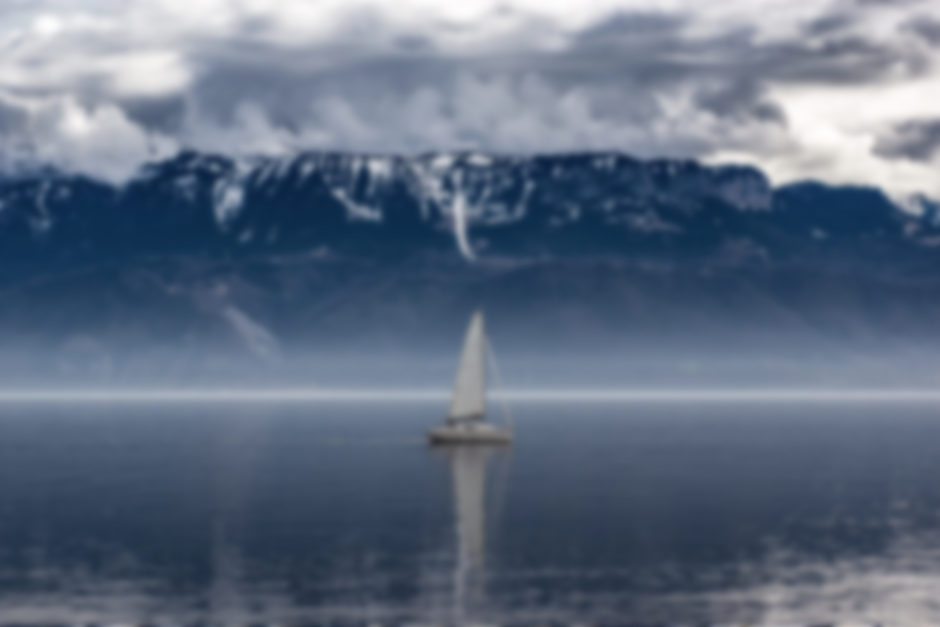
#> input picture STAr/images/pexels-photo-611328.jpg, 1880 x 1253 px (shown at 1/2 size)
$ python lk_track.py ../../STAr/images/pexels-photo-611328.jpg
#> lines starting #> are read from the running program, lines starting #| are printed output that depends on the picture
### develop/Detector/video.py
#!/usr/bin/env python

'''
Video capture sample.

Sample shows how VideoCapture class can be used to acquire video
frames from a camera of a movie file. Also the sample provides
an example of procedural video generation by an object, mimicking
the VideoCapture interface (see Chess class).

'create_capture' is a convenience function for capture creation,
falling back to procedural video in case of error.

Usage:
    video.py [--shotdir <shot path>] [source0] [source1] ...'

    sourceN is an
     - integer number for camera capture
     - name of video file
     - synth:<params> for procedural video

Synth examples:
    synth:bg=../data/lena.jpg:noise=0.1
    synth:class=chess:bg=../data/lena.jpg:noise=0.1:size=640x480

Keys:
    ESC    - exit
    SPACE  - save current frame to <shot path> directory

'''

# Python 2/3 compatibility
from __future__ import print_function

import numpy as np
from numpy import pi, sin, cos

import cv2 as cv

# built-in modules
from time import clock

# local modules
from tst_scene_render import TestSceneRender
import common

class VideoSynthBase(object):
    # [14 lines left out: function __init__, not called in this run]

    def render(self, dst):
        pass

    # [15 lines left out: function read, not called in this run]

    def isOpened(self):
        return True

class Book(VideoSynthBase):
    # [11 lines left out: functions __init__, read, not called in this run]

class Cube(VideoSynthBase):
    def __init__(self, **kw):
        super(Cube, self).__init__(**kw)
        self.render = TestSceneRender(cv.imread('../data/pca_test1.jpg'), deformation = True,  speed = 1)

    # [5 lines left out: function read, not called in this run]

class Chess(VideoSynthBase):
    # [45 lines left out: functions __init__, draw_quads, render, not called in this run]


classes = dict(chess=Chess, book=Book, cube=Cube)

presets = dict(
    empty = 'synth:',
    lena = 'synth:bg=../data/lena.jpg:noise=0.1',
    chess = 'synth:class=chess:bg=../data/lena.jpg:noise=0.1:size=640x480',
    book = 'synth:class=book:bg=../data/graf1.png:noise=0.1:size=640x480',
    cube = 'synth:class=cube:bg=../data/pca_test1.jpg:noise=0.0:size=640x480'
)


def create_capture(source = 0, fallback = presets['chess']):
    '''source: <int> or '<int>|<filename>|synth [:<param_name>=<value> [:...]]'
    '''
    source = str(source).strip()
    chunks = source.split(':')
    # handle drive letter ('c:', ...)
    if len(chunks) > 1 and len(chunks[0]) == 1 and chunks[0].isalpha():
        chunks[1] = chunks[0] + ':' + chunks[1]
        del chunks[0]

    source = chunks[0]
    try: source = int(source)
    except ValueError: pass
    params = dict( s.split('=') for s in chunks[1:] )

    cap = None
    if source == 'synth':
        Class = classes.get(params.get('class', None), VideoSynthBase)
        try: cap = Class(**params)
        except: pass
    else:
        cap = cv.VideoCapture(source)
        if 'size' in params:
            w, h = map(int, params['size'].split('x'))
            cap.set(cv.CAP_PROP_FRAME_WIDTH, w)
            cap.set(cv.CAP_PROP_FRAME_HEIGHT, h)
    if cap is None or not cap.isOpened():
        print('Warning: unable to open video source: ', source)
        if fallback is not None:
            return create_capture(fallback, None)
    return cap

# [30 lines that do not run on import are left out]

### develop/Detector/utils/log_helper.py
from datetime import datetime


class Log:
    def __init__(self, log_type=".log", log_data=[]):
        self.file_name = datetime.now().strftime("%Y-%m-%d_%H-%M-%S") + log_type
        self.log_buffer = log_data
        self.log_add("Running Time:" + datetime.now().strftime("%Y-%m-%d %H:%M:%S"))

    def log_add(self, content):
        with open(self.file_name, 'a') as file:
            file.write(str(content))
            file.write("\n\n")
        self.log_buffer = []

    # [5 lines left out: function log_rewrite, not called in this run]

### develop/Detector/lk_track.py
#!/usr/bin/env python

'''
Lucas-Kanade tracker
====================

Lucas-Kanade sparse optical flow demo. Uses goodFeaturesToTrack
for track initialization and back-tracking for match verification
between frames.

Usage
-----
lk_track.py [<video_source>]


Keys
----
ESC - exit
'''

# Python 2/3 compatibility
from __future__ import print_function

import numpy as np
import cv2 as cv
import video
import utils.log_helper as log_helper
from common import anorm2, draw_str, get_velocity, draw_velocity_arrowedline


# Parameters for lucas kanade optical flow
lk_params = dict( winSize  = (15, 15),
                  maxLevel = 2,
                  criteria = (cv.TERM_CRITERIA_EPS | cv.TERM_CRITERIA_COUNT, 10, 0.03))

# Parameters for corner detection
feature_params = dict( maxCorners = 500,
                       qualityLevel = 0.3,
                       minDistance = 7,
                       blockSize = 7 )

class App:
    def __init__(self, video_src):
        """
        Optical flow initiation
        :param  video_src: the path of video source
        :datafield  self.track_len: \n
                    self.detect_interval: frequency of finding feature points \n
                    self.tracks: tracking points \n
                    self.cam: video instance obtained from video_src \n
                    self.frame_idx: \n
                    self.log_velocity: log_helper.Log instance that records velocity \n
                    self.log_feature_points: log_helper.Log instance that records feature points \n
                    self.point_color: color of the feature point, BGR pattern \n
                    self.trace_color: color of the trace, BGR pattern \n
                    self.velocity_params: the parameters of velocity lines
                                            color: the color of velocity lines
                                            scale: the ratio of arrowed line and displacement
                                            thickness: the thickness of velocity lines
                                            line_type: determine how the line will be drawn on the image
        """
        self.track_len = 10
        self.detect_interval = 5
        self.tracks = []
        self.cam = video.create_capture(video_src)
        self.frame_idx = 0
        self.log_velocity = log_helper.Log(".velocity_log")
        self.log_feature_points = log_helper.Log(".points_log")
        self.point_color = (0, 255, 0)
        self.trace_color = (0, 255, 0)
        self.downstream_velocity_params = dict(color=(0, 0, 255),
                                    scale=10,
                                    thickness=1,
                                    line_type=cv.LINE_AA)
        self.upstream_velocity_params = dict(color=(255, 0, 0),
                                    scale=10,
                                    thickness=1,
                                    line_type=cv.LINE_AA)

    def run(self):
        while True:
            _ret, frame = self.cam.read()
#> frame is the input picture: shape (1253, 1880, 3); mean B, G, R 129.7, 110.2, 96.6

            # avoid crashing if frame not found
            if _ret:
                frame_gray = cv.cvtColor(frame, cv.COLOR_BGR2GRAY)
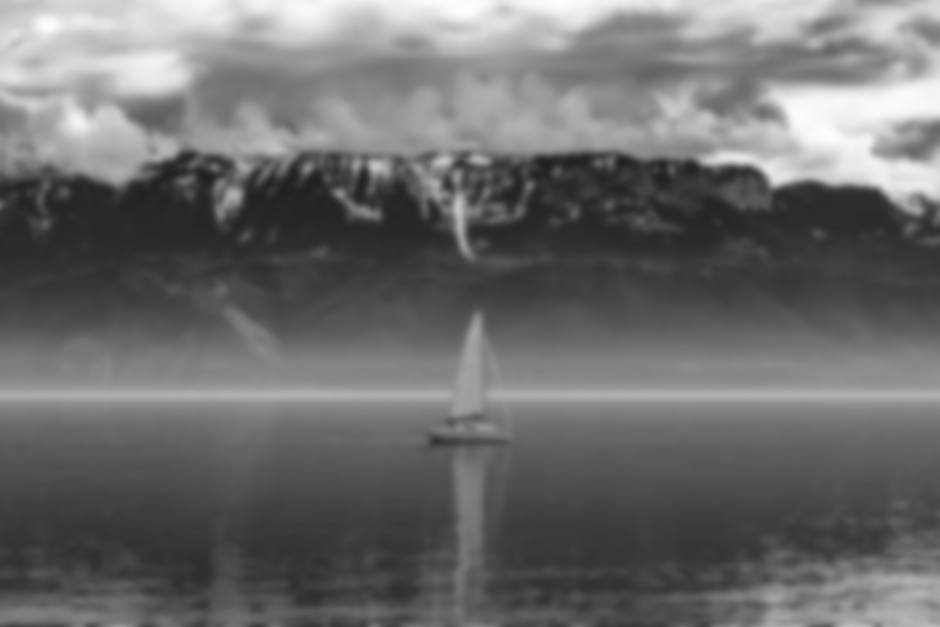
#> frame_gray: shape (1253, 1880) (shown at 1/2 size); min 30, max 254, mean 108.4
            else:
                continue
            vis = frame.copy()

            if len(self.tracks) > 0:
                img0, img1 = self.prev_gray, frame_gray
                p0 = np.float32([tr[-1] for tr in self.tracks]).reshape(-1, 1, 2)
                # p1 is the list of 2D points containing the calculated new positions of input
                # features in the nextImg
                p1, _status, _err = cv.calcOpticalFlowPyrLK(prevImg=img0, nextImg=img1, prevPts=p0,
                                                            nextPts=None, **lk_params)
                p0r, _status, _err = cv.calcOpticalFlowPyrLK(prevImg=img1, nextImg=img0, prevPts=p1,
                                                            nextPts=None, **lk_params)
                d = abs(p0-p0r).reshape(-1, 2).max(-1)
                good = d < 1
                new_tracks = []
                for tr, (x, y), good_flag in zip(self.tracks, p1.reshape(-1, 2), good):
                    if not good_flag:
                        continue
                    tr.append((x, y))
                    if len(tr) > self.track_len:
                        del tr[0]
                    new_tracks.append(tr)
                    cv.circle(img=vis, center=(x, y), radius=2, color=self.point_color, thickness=-1)
                self.tracks = new_tracks

                # draw trace
                cv.polylines(img=vis, pts=[np.int32(tr) for tr in self.tracks], isClosed=False, color=self.trace_color)

                # draw velocity arrowed line
                for (x1, y1), (x2, y2), good_flag in zip(p0.reshape(-1, 2), p1.reshape(-1, 2), good):
                    if not good_flag:
                        continue
                    self.log_feature_points.log_buffer.append((x2, y2))
                    point_velocity = get_velocity(point_prev=(x1, y1), point_curr=(x2, y2),
                                                  time_interval=self.detect_interval)
                    self.log_velocity.log_buffer.append(str(point_velocity))
                    # detect whether it moves upstream
                    if point_velocity[0] < 0:
                        draw_velocity_arrowedline(output_img=vis, point_prev=(x1, y1), point_curr=(x2, y2),
                                                  **self.upstream_velocity_params)
                    else:
                        draw_velocity_arrowedline(output_img=vis, point_prev=(x1, y1), point_curr=(x2, y2),
                                                  **self.downstream_velocity_params)

                # export feature points per frame
                self.log_feature_points.log_add(self.log_feature_points.log_buffer)
                # export velocity data per frame
                self.log_velocity.log_add(self.log_velocity.log_buffer)

                # show information
                draw_str(vis, (20, 20), 'track count: %d' % len(self.tracks))

            # detect feature points every detect_interval frames
            if self.frame_idx % self.detect_interval == 0:
                # initiate the mask
                mask = np.zeros_like(frame_gray)
                mask[:] = 255
                for x, y in [np.int32(tr[-1]) for tr in self.tracks]:
                    cv.circle(img=mask, center=(x, y), radius=5, color=0, thickness=-1)
                # detect new feature points
                p = cv.goodFeaturesToTrack(frame_gray, mask=mask, **feature_params)
#> p = 84 rows, first 8: [728, 333], [711, 336], [676, 385], [947, 318], [911, 332], [971, 321], [684, 392], [613, 338]
                if p is not None:
                    for x, y in np.float32(p).reshape(-1, 2):
                        self.tracks.append([(x, y)])
#> this loop made 84 passes
#> (x, y) on passes 1 to 12: (728, 333), (711, 336), (676, 385), (947, 318), (911, 332), (971, 321), (684, 392), (613, 338), (914, 360), (939, 306), (433, 336), (1056, 376)
#> after the loop, self.tracks = 84 items

            # update previous frame
            self.frame_idx += 1
            self.prev_gray = frame_gray
            cv.imshow('lk_track', vis)

            # press ESC to quit
            ch = cv.waitKey(1)
#> (key Esc is pressed here)
            if ch == 27:
                break

        # release the camera if used
        self.cam.release()

def main():
    import sys
    try:
        video_src = sys.argv[1]
    except:
        video_src = 0

    print(__doc__)
    App(video_src).run()
    cv.destroyAllWindows()

if __name__ == '__main__':
    main()
